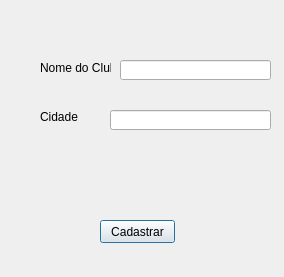
<?xml version="1.0" encoding="UTF-8"?>
<ui version="4.0">
 <class>Dialog</class>
 <widget class="QDialog" name="Dialog">
  <property name="geometry">
   <rect>
    <x>0</x>
    <y>0</y>
    <width>284</width>
    <height>277</height>
   </rect>
  </property>
  <property name="windowTitle">
   <string>Cadastro de Clube</string>
  </property>
  <widget class="QLabel" name="lblNomeClube">
   <property name="geometry">
    <rect>
     <x>40</x>
     <y>60</y>
     <width>71</width>
     <height>16</height>
    </rect>
   </property>
   <property name="text">
    <string>Nome do Clube</string>
   </property>
  </widget>
  <widget class="QLineEdit" name="txtNomeClube">
   <property name="geometry">
    <rect>
     <x>120</x>
     <y>60</y>
     <width>151</width>
     <height>20</height>
    </rect>
   </property>
  </widget>
  <widget class="QLabel" name="lblCidade">
   <property name="geometry">
    <rect>
     <x>40</x>
     <y>110</y>
     <width>47</width>
     <height>13</height>
    </rect>
   </property>
   <property name="text">
    <string>Cidade</string>
   </property>
  </widget>
  <widget class="QLineEdit" name="txtCidade">
   <property name="geometry">
    <rect>
     <x>110</x>
     <y>110</y>
     <width>161</width>
     <height>20</height>
    </rect>
   </property>
  </widget>
  <widget class="QPushButton" name="btnCadastrar">
   <property name="geometry">
    <rect>
     <x>100</x>
     <y>220</y>
     <width>75</width>
     <height>23</height>
    </rect>
   </property>
   <property name="text">
    <string>Cadastrar</string>
   </property>
   <property name="icon">
    <iconset theme="save"/>
   </property>
  </widget>
 </widget>
 <resources/>
 <connections/>
</ui>
